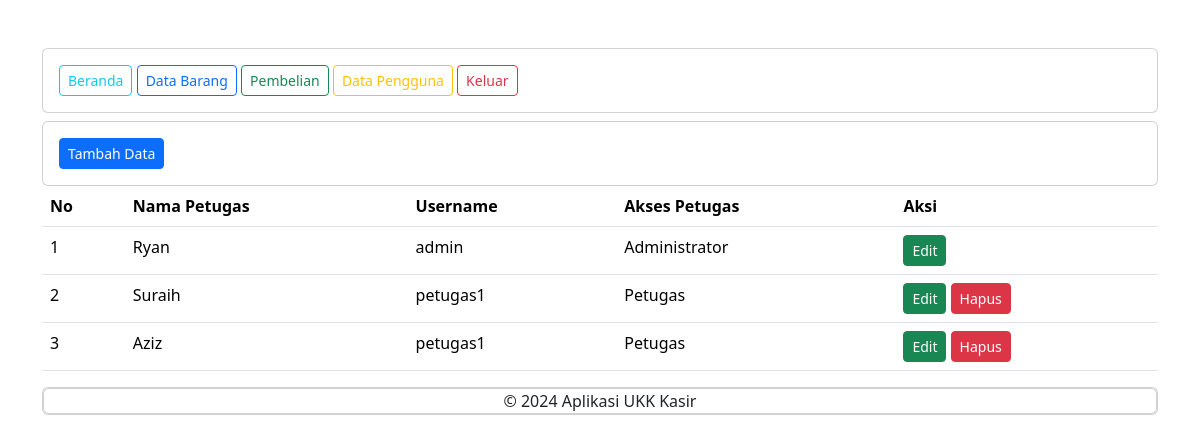
The page /administrator/data_pengguna.php (signed in) on the database its author committed.
### tables this page shows
CREATE TABLE `petugas` (
  `id_petugas` int(11) NOT NULL,
  `nama_petugas` varchar(255) NOT NULL,
  `username` text NOT NULL,
  `password` text NOT NULL,
  `level` int(11) NOT NULL
);

### administrator/data_pengguna.php (the view, shortened to what this page needs)
<?php
include '../koneksi.php';
include "header.php";
include "navbar.php";
?>
<div class="card mt-2">
    <div class="card-body">
        <button type="button" class="btn btn-primary btn-sm" data-bs-toggle="modal" data-bs-target="#tambah-data">
            Tambah Data
        </button>
    </div>
    </div>
    <div class="card-body">
        <table class="table">
            <thead>
                <tr>
                    <th>No</th>
                    <th>Nama Petugas</th>
                    <th>Username</th>
                    <th>Akses Petugas</th>
                    <th>Aksi</th>
                </tr>
            </thead>
            <tbody>
                <?php
                $no = 1;
                $data = mysqli_query($koneksi,"select * from petugas");
                while($d = mysqli_fetch_array($data)){
                    ?>
                    <tr>
                        <td><?= $no++ ?></td>
                        <td><?= $d['nama_petugas']; ?></td>
                        <td><?= $d['username']; ?></td>
                        <td>
                            <?php
                            if ($d['level'] == '1') { ?>
                                Administrator
                            <?php } else { ?>
                                Petugas
                            <?php } ?>
                        </td>
                        <td>
                            <button type="button" class="btn btn-success btn-sm" data-bs-toggle="modal" data-bs-target="#edit-data<?= $d['id_petugas'] ?>">
                                Edit
                            </button>
                            <?php
                            if ($d['level'] == $_SESSION['level']) { ?>
                            <?php } else { ?>
                                <button type="button" class="btn btn-danger btn-sm" data-bs-toggle="modal" data-bs-target="#hapus-data<?= $d['id_petugas'] ?>">
                                Hapus
                                </button>
                            <?php } ?>
                        </td>
                    </tr>
                <?php } ?>
            </tbody>
        </table>
    </div>
</div>
<?php
include "footer.php";
?>

### rows shown on the page
petugas: nama_petugas "Ryan", username "admin", level "Administrator"
petugas: nama_petugas "Suraih", username "petugas1", level "Petugas"
petugas: nama_petugas "Aziz", username "petugas1", level "Petugas"
